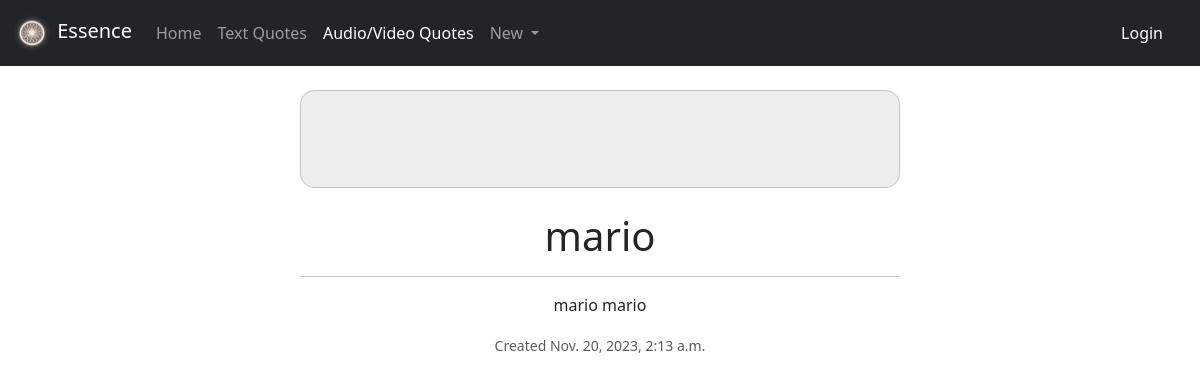
The app's page /essence/youtubequote/13/ with its own data.
### essence/models.py (models this page shows)
class YoutubeQuote(models.Model):
    user = models.ForeignKey(User, on_delete=models.DO_NOTHING, default=1)
    metadata = models.OneToOneField(Quote, on_delete=models.CASCADE)
    youtube_id = models.ForeignKey(YoutubeVideo, on_delete=models.DO_NOTHING)
    start_seconds = models.IntegerField(validators=[validators.MinValueValidator(0)])
    end_seconds = models.IntegerField()
    class Meta:
        constraints = [
            CheckConstraint(
                check = Q(end_seconds__gt=F('start_seconds')),
                name = 'check_end_seconds',
            ),
        ]

class Quote(models.Model):
    title = models.CharField(max_length=200)
    description = models.TextField(blank=True)
    entry_timestamp = models.DateTimeField(default=timezone.now)

### essence/views.py (the view)
# urls.py: path("youtubequote/<int:pk>/", views.YoutubeQuoteView.as_view(), name="youtube_detail"),
class YoutubeQuoteView(generic.DetailView):
    model = YoutubeQuote
    template_name = "essence/youtubedetail.html"

### essence/templates/essence/youtubedetail.html (shortened to what this page needs)
{%extends './detail.html'%}

### essence/templates/essence/detail.html (shortened to what this page needs)
{% extends './base.html' %}
{% block content %}
<div class="col-6 mx-auto">
    <div class="card" style="border-radius: 15px; background-color: #EEE;">
        <div class="card-body p-5">
        </div>
    </div>
    <div class="text-center pt-4">
        <h1 class="display-6">{{object.metadata.title}}</h1>
        {%if object.metadata.description %}
        <hr>
        <p>
            {{object.metadata.description}}
        </p>
        {%endif%}
        <p>
            <small class="text-muted"> Created {{object.metadata.entry_timestamp}}</small>
        </p>
    </div>
</div>
{% endblock %}

### records on screen
YoutubeQuote: metadata "mario", metadata.description "mario mario", metadata.entry_timestamp "Nov. 20, 2023, 2:13 a.m."
